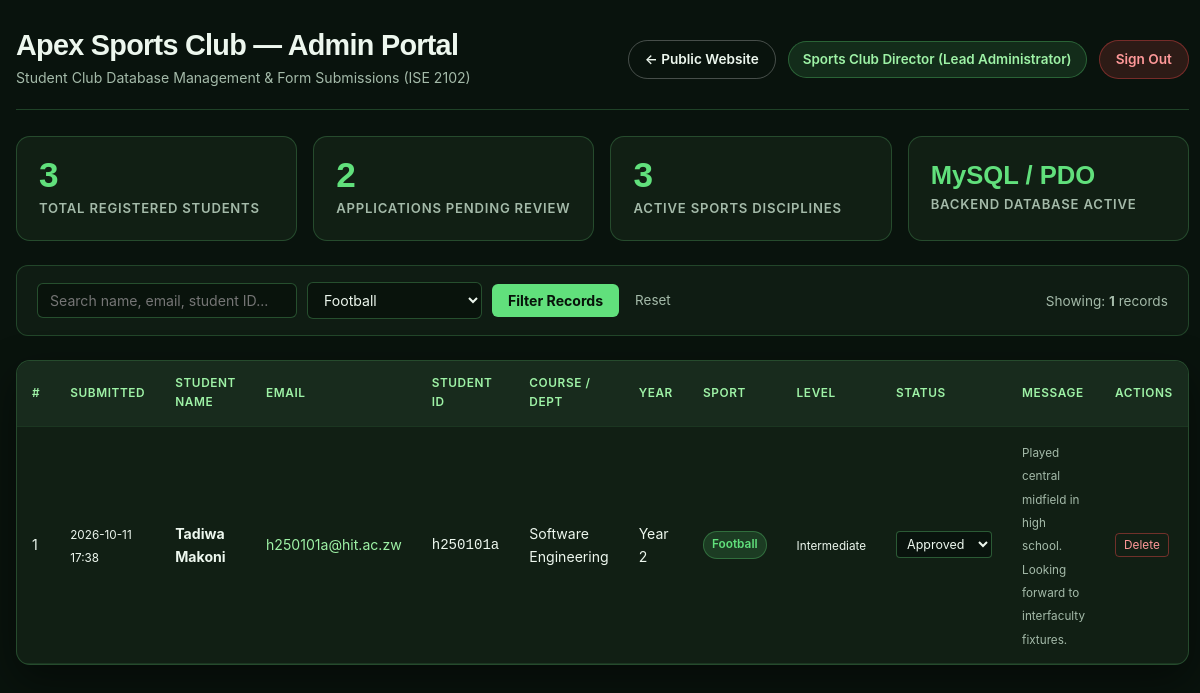
Screenshot of /admin.php?sport=Football (signed in) with the database file from the repository.
### tables this page shows
CREATE TABLE `members` (
  `id` INT UNSIGNED AUTO_INCREMENT PRIMARY KEY,
  `submitted_at` DATETIME NOT NULL,
  `full_name` VARCHAR(120) NOT NULL,
  `email` VARCHAR(150) NOT NULL,
  `student_id` VARCHAR(20) DEFAULT NULL,
  `course` VARCHAR(150) NOT NULL,
  `study_year` VARCHAR(50) NOT NULL,
  `preferred_activity` VARCHAR(100) NOT NULL,
  `experience_level` VARCHAR(50) NOT NULL DEFAULT 'Beginner',
  `form_purpose` VARCHAR(100) NOT NULL DEFAULT 'Join the club',
  `reason` TEXT DEFAULT NULL,
  `consent` VARCHAR(10) NOT NULL DEFAULT 'yes',
  `status` VARCHAR(30) NOT NULL DEFAULT 'Pending Review',
  INDEX `idx_email` (`email`),
  INDEX `idx_activity` (`preferred_activity`),
  INDEX `idx_submitted_at` (`submitted_at`)
);

### admin.php (the view, shortened to what this page needs)
<?php
$pdo = get_db_connection();
$search = trim((string)($_GET['search'] ?? ''));
$filterSport = trim((string)($_GET['sport'] ?? ''));
$sql = "SELECT * FROM members WHERE 1=1";
$params = [];
if ($filterSport !== '') {
    $sql .= " AND preferred_activity = :sport";
    $params[':sport'] = $filterSport;
}
$sql .= " ORDER BY id DESC";
$stmt = $pdo->prepare($sql);
$stmt->execute($params);
$members = $stmt->fetchAll();
$totalCountQuery = $pdo->query("SELECT COUNT(*) AS total FROM members");
$totalApplicants = (int)$totalCountQuery->fetch()['total'];
$sportsQuery = $pdo->query("SELECT preferred_activity, COUNT(*) as cnt FROM members GROUP BY preferred_activity ORDER BY cnt DESC");
$sportsStats = $sportsQuery->fetchAll();
$pendingQuery = $pdo->query("SELECT COUNT(*) as pending FROM members WHERE status = 'Pending Review'");
$pendingCount = (int)$pendingQuery->fetch()['pending'];
?>
<!DOCTYPE html>
<html lang="en">
<head>
  <link rel="stylesheet" href="style.css" />
</head>
<body>
  <div class="admin-container">
    <header class="admin-topbar">
      <div class="brand-title">
        <h1>Apex Sports Club — Admin Portal</h1>
        <p>Student Club Database Management &amp; Form Submissions (ISE 2102)</p>
      </div>
      <div class="admin-session">
        <a href="index.html" class="btn-action btn-public">&larr; Public Website</a>
        <span class="user-tag">
          <?php echo htmlspecialchars($_SESSION['admin_name'] ?? 'Admin'); ?> (<?php echo htmlspecialchars($_SESSION['admin_role'] ?? 'Staff'); ?>)
        </span>
        <a href="admin.php?action=logout" class="btn-action btn-logout">Sign Out</a>
      </div>
    </header>
    <section class="kpi-grid">
      <div class="kpi-card">
        <div class="kpi-num"><?php echo $totalApplicants; ?></div>
        <div class="kpi-label">Total Registered Students</div>
      </div>
      <div class="kpi-card">
        <div class="kpi-num"><?php echo $pendingCount; ?></div>
        <div class="kpi-label">Applications Pending Review</div>
      </div>
      <div class="kpi-card">
        <div class="kpi-num"><?php echo count($sportsStats); ?></div>
        <div class="kpi-label">Active Sports Disciplines</div>
      </div>
      <div class="kpi-card">
        <div class="kpi-num" style="font-size:1.6rem;padding-top:6px;">MySQL / PDO</div>
        <div class="kpi-label">Backend Database Active</div>
      </div>
    </section>
    <section class="filter-bar">
      <form method="GET" action="admin.php" class="filter-form">
        <input
          type="text"
          name="search"
          placeholder="Search name, email, student ID..."
          value="<?php echo htmlspecialchars($search); ?>"
          class="input-sm"
          style="min-width: 260px;"
        />
        <select name="sport" class="input-sm">
          <option value="Football" <?php echo $filterSport === 'Football' ? 'selected' : ''; ?>>Football</option>
        </select>
        <button type="submit" class="btn-filter">Filter Records</button>
        <?php if ($search !== '' || $filterSport !== ''): ?>
          <a href="admin.php" class="btn-reset">Reset</a>
        <?php endif; ?>
      </form>
      <div>
        <span style="font-size:0.85rem;color:#a4baa9;">Showing: <strong><?php echo count($members); ?></strong> records</span>
      </div>
    </section>
    <main class="table-card">
      <?php if (empty($members)): ?>
        <p style="padding: 36px; text-align: center; color: #a4baa9;">
          No student applications match the query. Form submissions from <code>join.html</code> will automatically populate this database table.
        </p>
      <?php else: ?>
        <table>
          <thead>
            <tr>
              <th>#</th>
              <th>Submitted</th>
              <th>Student Name</th>
              <th>Email</th>
              <th>Student ID</th>
              <th>Course / Dept</th>
              <th>Year</th>
              <th>Sport</th>
              <th>Level</th>
              <th>Status</th>
              <th>Message</th>
              <th>Actions</th>
            </tr>
          </thead>
          <tbody>
            <?php foreach ($members as $m): ?>
              <tr>
                <td><?php echo (int)$m['id']; ?></td>
                <td><small><?php echo htmlspecialchars(substr((string)$m['submitted_at'], 0, 16)); ?></small></td>
                <td><strong><?php echo htmlspecialchars($m['full_name']); ?></strong></td>
                <td><a href="mailto:<?php echo htmlspecialchars($m['email']); ?>" style="color:#9ef2a6;"><?php echo htmlspecialchars($m['email']); ?></a></td>
                <td><code><?php echo htmlspecialchars($m['student_id'] ?: '—'); ?></code></td>
                <td><?php echo htmlspecialchars($m['course']); ?></td>
                <td><?php echo htmlspecialchars($m['study_year']); ?></td>
                <td><span class="badge-sport"><?php echo htmlspecialchars($m['preferred_activity']); ?></span></td>
                <td><small><?php echo htmlspecialchars($m['experience_level']); ?></small></td>
                <td>
                  <form method="POST" action="admin.php" style="margin:0;display:inline;">
                    <select name="new_status" class="status-select" onchange="this.form.submit()">
                      <option value="Approved" <?php echo $m['status'] === 'Approved' ? 'selected' : ''; ?>>Approved</option>
                    </select>
                  </form>
                </td>
                <td><small style="color:#a4baa9;"><?php echo htmlspecialchars($m['reason'] ?: 'None'); ?></small></td>
                <td>
                  <form method="POST" action="admin.php" onsubmit="return confirm('Permanently delete applicant #<?php echo (int)$m['id']; ?>?');" style="margin:0;">
                    <button type="submit" class="btn-delete" title="Delete record">Delete</button>
                  </form>
                </td>
              </tr>
            <?php endforeach; ?>
          </tbody>
        </table>
      <?php endif; ?>
    </main>
  </div>
</body>
</html>

### style.css (style rules this page uses)
:root { --bg-darkest: #040703; --bg-main: #080e07; --bg-alt: #0d170b; --bg-card: rgba(18, 32, 16, 0.75); --bg-card-hov: rgba(25, 45, 22, 0.9); --bg-glass: rgba(13, 24, 11, 0.65); --bg-light: #f4f6f2; --bg-card-light: #ffffff; --green-deep: #072804; --green-acc: #38e54d; --green-soft: #c5f36a; --green-glow: rgba(56, 229, 77, 0.28); --green-subtle: rgba(56, 229, 77, 0.1); --text-white: #ffffff; --text-light: #f1f5ef; --text-muted: #98a594; --text-dark: #080c07; --border: rgba(56, 229, 77, 0.15); --border-acc: rgba(56, 229, 77, 0.45); --border-light: #e0e5dc; --error: #ef4444; --success: #10b981; --warning: #f59e0b; --font-head: 'Space Grotesk', -apple-system, BlinkMacSystemFont, 'Segoe UI', sans-serif; --font-body: 'Inter', -apple-system, BlinkMacSystemFont, 'Segoe UI', sans-serif; --max-w: 1280px; --header-h: 76px; --radius-sm: 8px; --radius-md: 14px; --radius-lg: 24px; --radius-full: 9999px; --ease: 0.25s cubic-bezier(0.4, 0, 0.2, 1); --ease-spring: 0.4s cubic-bezier(0.175, 0.885, 0.32, 1.275); --shadow-sm: 0 4px 12px rgba(0, 0, 0, 0.4); --shadow-lg: 0 16px 40px -10px rgba(0, 0, 0, 0.8); --glow-acc: 0 0 24px rgba(56, 229, 77, 0.25); --glow-lg: 0 0 40px rgba(56, 229, 77, 0.35); }
*, *::before, *::after { box-sizing: border-box; margin: 0; padding: 0; }
html { font-size: 16px; scroll-behavior: smooth; text-size-adjust: 100%; }
body { font-family: var(--font-body); background-color: var(--bg-main); background-image: radial-gradient(at 10% 20%, rgba(7, 40, 4, 0.45) 0px, transparent 50%), radial-gradient(at 90% 80%, rgba(56, 229, 77, 0.08) 0px, transparent 40%); background-attachment: fixed; color: var(--text-light); line-height: 1.65; overflow-x: hidden; min-height: 100vh; display: flex; flex-direction: column; -webkit-font-smoothing: antialiased; }
a { color: inherit; text-decoration: none; transition: all var(--ease); }
button, input, select, textarea { font-family: inherit; font-size: inherit; }
h1, h2, h3, h4, h5, h6 { font-family: var(--font-head); font-weight: 700; line-height: 1.1; letter-spacing: -0.025em; color: var(--green-acc); }
.filter-bar { display: flex; flex-wrap: wrap; justify-content: center; gap: 10px; margin-bottom: 40px; }

### rows the page displays
members: id "1", submitted_at "2026-10-11 17:38", full_name "Tadiwa Makoni", email "h250101a@hit.ac.zw", student "h250101a", course "Software Engineering", study_year "Year 2", preferred_activity "Football", experience_level "Intermediate", new_status "Approved", reason "Played central midfield in high school. Looking forward to interfaculty fixtures."

### other values shown
$_SESSION['admin_name'] "Sports Club Director"
$_SESSION['admin_role'] "Lead Administrator"
$totalApplicants "3"
$pendingCount "2"
count($sportsStats) "3"
count($members) "1"
